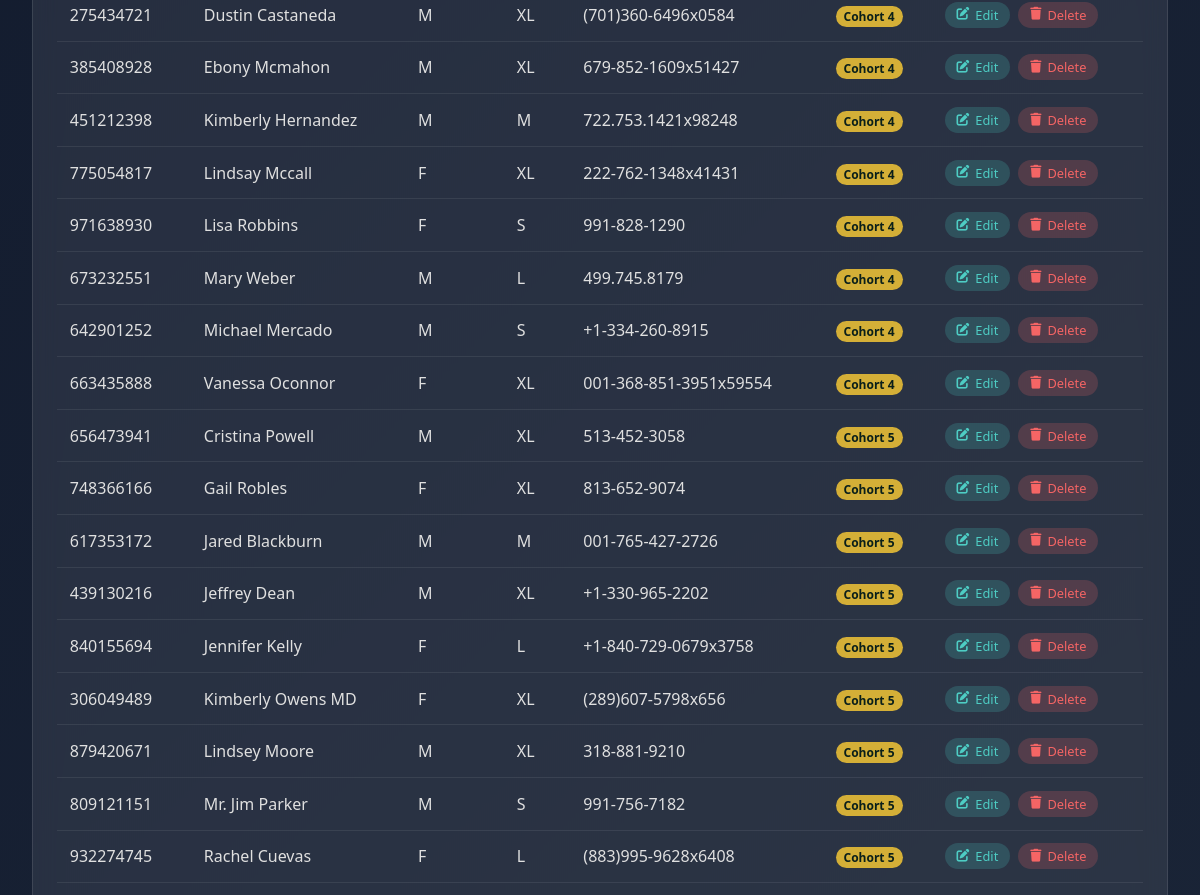
Before: /admin/database (signed in, middle part) with the older database file.
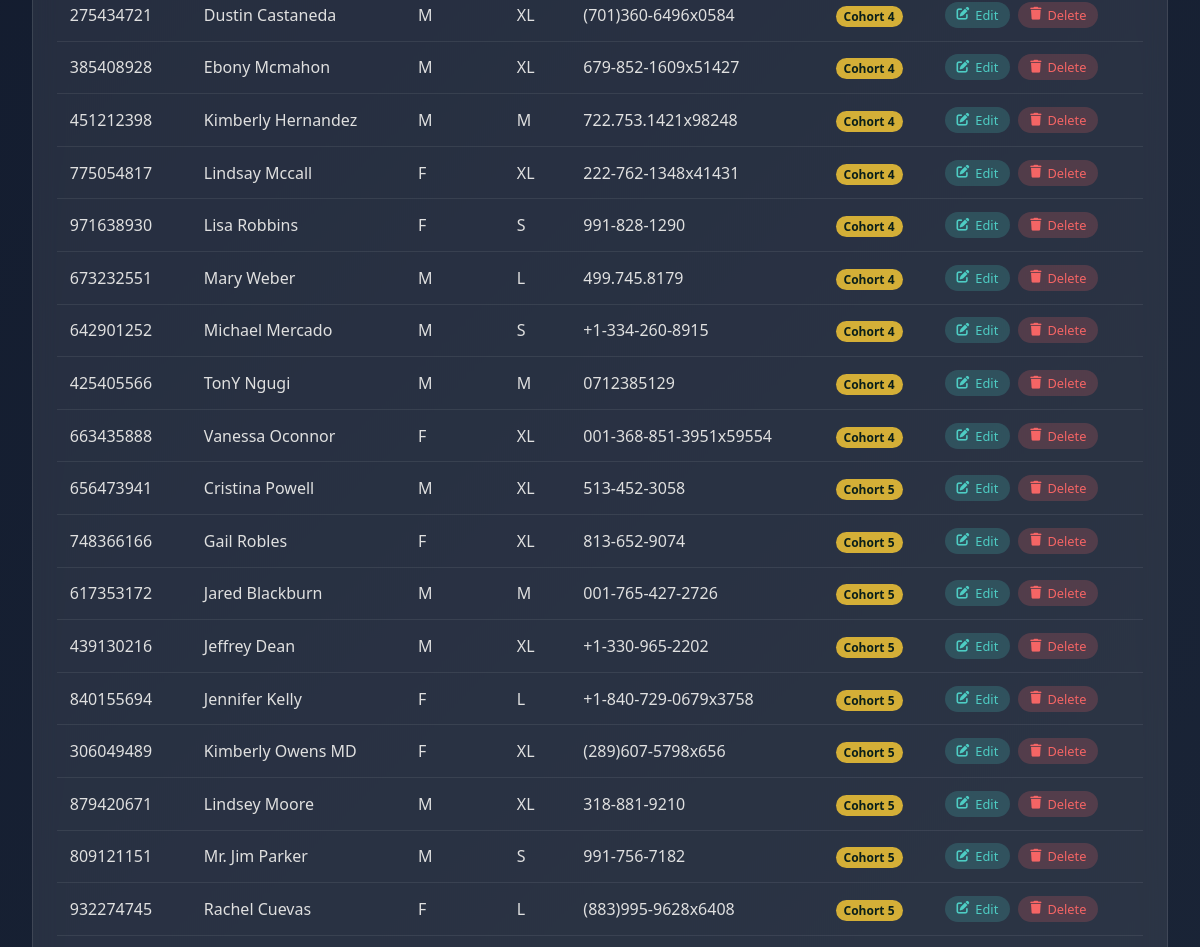
After: the same page with the newer database file.
### tables this page shows
CREATE TABLE recruitees (
            id_number TEXT PRIMARY KEY,  
            name TEXT,                     
            gender TEXT,             
            size TEXT,                  
            phone_number TEXT,             
            cohort_number INTEGER          
        );

### routes.py (the view)
    @app.route('/admin/database')
    @admin_required
    def admin_database():
        from models import get_all_recruitees
        recruitees = get_all_recruitees()
        return render_template('admin_database.html', recruitees=recruitees)

### app.py (called while the page is built)
@login_manager.user_loader
def load_user(user_id):
    from models import get_db_connection
    conn = get_db_connection()
    cursor = conn.cursor()
    cursor.execute("SELECT id, username, role FROM users WHERE id = ?", (user_id,))
    user = cursor.fetchone()
    conn.close()
    if user:
        return User(user['id'], user['username'], user['role'])
    return None

### auth.py (called while the page is built)
def role_required(*roles):
    def decorator(f):
        @wraps(f)
        def decorated_function(*args, **kwargs):
            if not current_user.is_authenticated:
                flash('Please log in to access this page.', 'error')
                return redirect(url_for('login'))
            if current_user.role not in roles:
                flash('You do not have permission to access this page.', 'error')
                return abort(403)
            return f(*args, **kwargs)
        return decorated_function
    return decorator

### models.py (called while the page is built)
def get_db_connection():
    conn = sqlite3.connect(DATABASE_PATH)
    conn.row_factory = sqlite3.Row
    return conn

def get_all_recruitees(limit=100):
    conn = get_db_connection()
    cursor = conn.cursor()
    cursor.execute("SELECT id_number, name, gender, size, phone_number, cohort_number FROM recruitees ORDER BY cohort_number, name LIMIT ?", (limit,))
    rows = cursor.fetchall()
    conn.close()
    return rows

### templates/admin_database.html (shortened to what this page needs)
<!DOCTYPE html>
<html lang="en">
<head>
    <link rel="stylesheet" href="/static/css/style.css">
    <link rel="stylesheet" href="/static/css/admin_database.css">
    <link rel="stylesheet" href="https://cdnjs.cloudflare.com/ajax/libs/font-awesome/6.0.0-beta3/css/all.min.css">
</head>
<body class="admin-page">
    <div class="admin-container">
        <div class="card">
            <table class="recruitee-table">
                <tbody>
                    {% for r in recruitees %}
                    <tr>
                        <td data-label="ID Number">{{ r.id_number }}</td>
                        <td data-label="Name">{{ r.name }}</td>
                        <td data-label="Gender">{{ r.gender or '-' }}</td>
                        <td data-label="Size">{{ r.size or '-' }}</td>
                        <td data-label="Phone">{{ r.phone_number or '-' }}</td>
                        <td data-label="Cohort"><span class="badge-cohort">Cohort {{ r.cohort_number }}</span></td>
                        <td data-label="Actions">
                            <div class="action-buttons">
                                <a href="/admin/database/edit/{{ r.id_number }}" class="btn-edit"><i class="fas fa-edit"></i> Edit</a>
                                <a href="/admin/database/delete/{{ r.id_number }}" class="btn-delete" data-delete-link="true"><i class="fas fa-trash"></i> Delete</a>
                            </div>
                        </td>
                    </tr>
                    {% endfor %}
                </tbody>
            </table>
        </div>
    </div>
</body>
</html>

### static/css/style.css (style rules this page uses)
body { font-family: 'Segoe UI', Tahoma, Geneva, Verdana, sans-serif; margin: 0; padding: 0; min-height: 100vh; background: linear-gradient(rgba(0, 0, 0, 0.65), rgba(0, 0, 0, 0.65)), url('https://images.unsplash.com/photo-1582555172866-f73bb12a2ab3?ixlib=rb-4.0.3&auto=format&fit=crop&w=2070&q=80'); background-size: cover; background-position: center center; background-attachment: fixed; }
body { padding-top: 0; }

### static/css/admin_database.css (style rules this page uses)
.admin-page { background: linear-gradient(135deg, #0f172a 0%, #1e293b 100%); min-height: 100vh; padding: 2rem; font-family: 'Segoe UI', system-ui, sans-serif; }
.admin-container { max-width: 1400px; margin: 0 auto; }
.card { background: rgba(255,255,255,0.08); backdrop-filter: blur(12px); border-radius: 24px; padding: 1.5rem; border: 1px solid rgba(255,255,255,0.1); }
.recruitee-table { width: 100%; border-collapse: collapse; color: #e0e0e0; }
.action-buttons { display: flex; gap: 8px; }
.btn-edit { background: rgba(78, 205, 196, 0.2); color: #4ecdc4; }
.btn-delete { background: rgba(245, 101, 101, 0.2); color: #f56565; }
.badge-cohort { background: #D4AF37; color: #0a1f1a; padding: 2px 8px; border-radius: 20px; font-size: 0.75rem; font-weight: bold; }

Changed rows visible on the page:
added recruitees: id_number "425405566", name "TonY Ngugi", gender "M", size "M", phone_number "0712385129", cohort_number "4"
